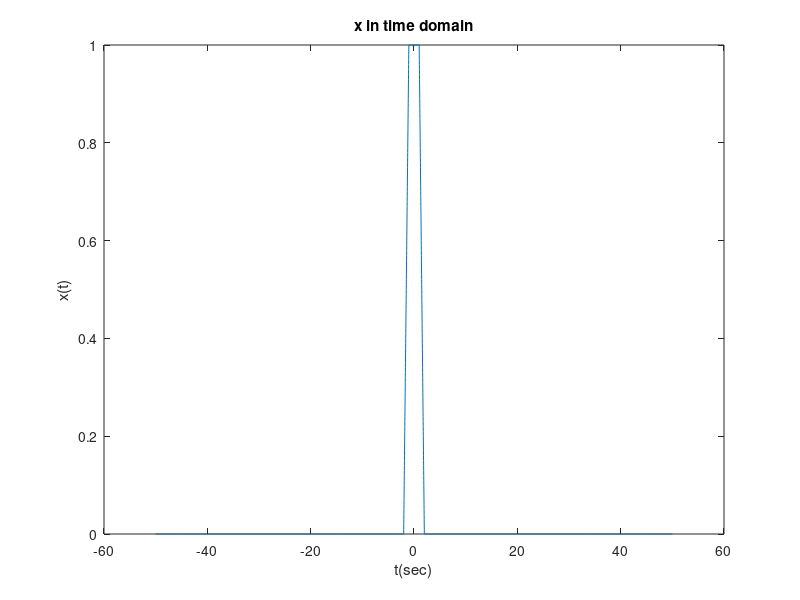
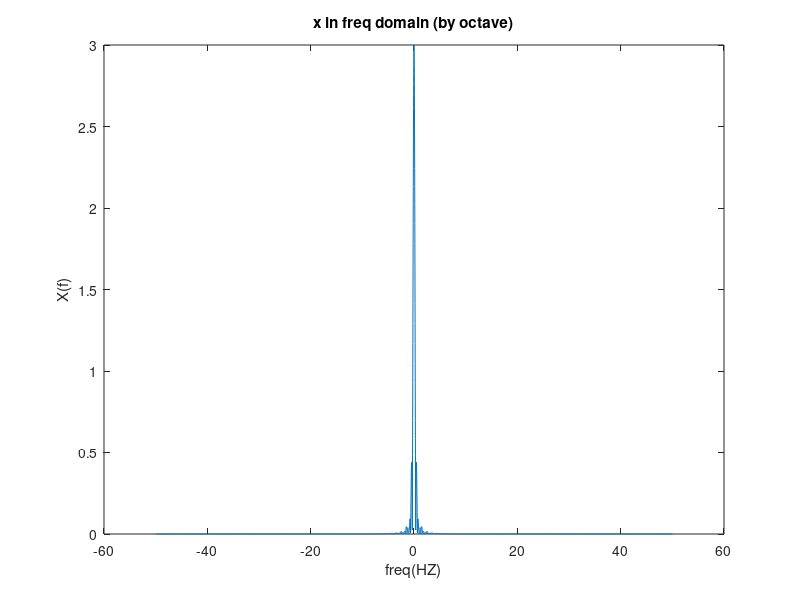
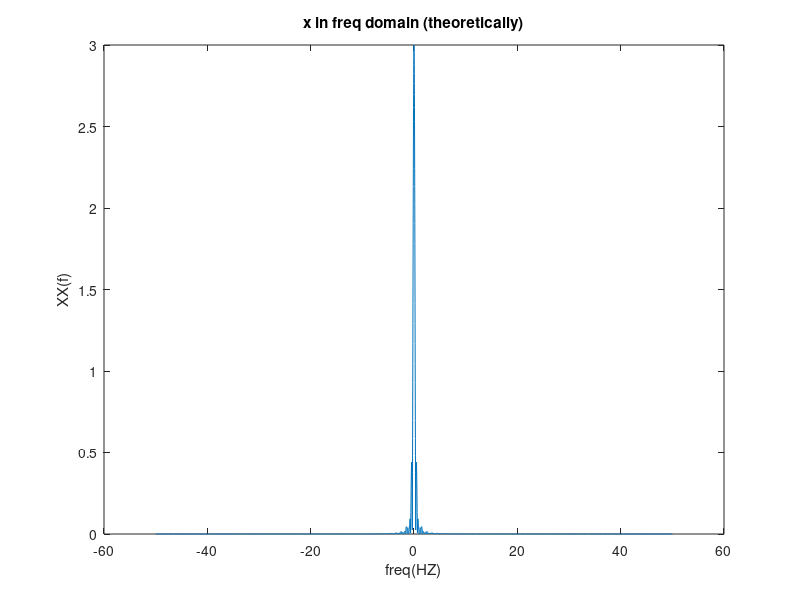
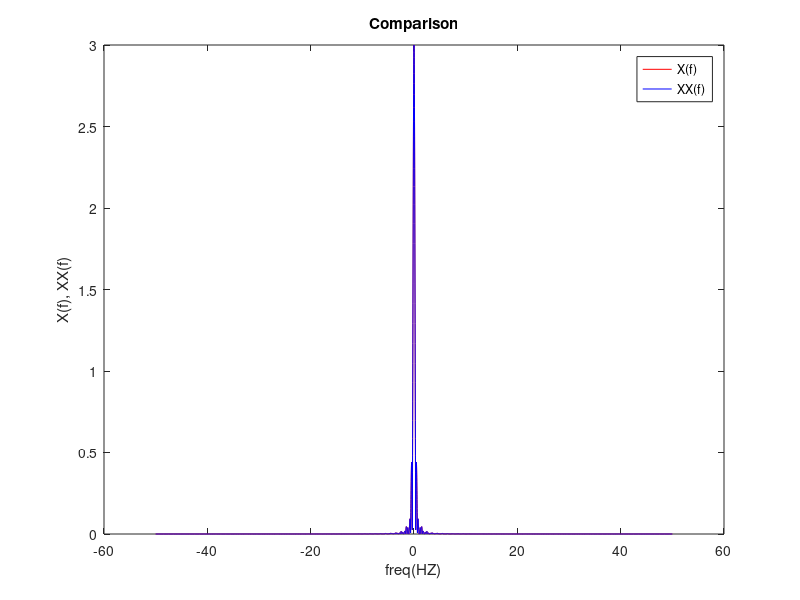

These charts were generated, in order, by the following MATLAB code:
pkg load communications


clc
clear
close all
fs=100; %sampling freq
ts= 1/fs; %sampling time
df=0.01; %resolution
T = 1/df; %simualation time
pi= 3.14159265359;

N= ceil (T/ts);  %no of samples

if(rem(N,2)==0)
f= (-fs/2: df: (fs/2)-df);
else
f= (-((fs/2)-df/2): df: (fs/2)-df/2);  %frequecy interval
end

t= -50: ts : ts*(N-5001);    %time interval

%x(t)
x= zeros (size (t));
x(t>-2 & t<-1)= t(t>-2 & t<-1)+2;
x(t>=-1 & t<=1)=1;
x(t>1 & t<2)= -t(t>1 & t<2)+2;

%Plot x(t)
figure (1)
plot(t,x)
title ('x in time domain');
xlabel ('t(sec)');
ylabel ('x(t)');


%Fourrier Transform of x by octave
X= fftshift (fft (x))*ts;

%Plot Fourrier Transform of x by octave
figure (2)
plot (f,abs(X));
title ('x in freq domain (by octave)');
xlabel ('freq(HZ)');
ylabel ('X(f)');

%Analytical Expression for fourrier transform of x

 XX = 4* (sinc (2*f)).^2 - (sinc (f)).^2;

XXX = 3*sinc (f).*sinc(3*f);

%Plot Analytical Expression for fourrier transform of x

figure (3)
plot (f,abs( XXX));
title ('x in freq domain (theoretically)');
xlabel ('freq(HZ)');
ylabel ('XX(f)');

figure (4)

plot (f, abs(X) , 'r', f, abs (XX)  , 'b');

title ('Comparison');
xlabel ('freq(HZ)');
ylabel ('X(f), XX(f)');
legend ('X(f)', 'XX(f)');


%BW of X(f)
Energy= sum (abs(X).^2 )*df;

E_accumulator =0;

Index = find(abs (f-0)== min (abs(f-0)));
for i= (Index : length (f))
    E_accumulator = E_accumulator + abs (X(i)).^2 *df;
    if ( E_accumulator >= 0.95*0.5*Energy)
        BW= f(i);
        break
    end
end

% LPF with BW= 1HZ
H= abs (f) <= 1;

figure (5)
plot (f,H);
title ('LPF');
xlabel ('freq(HZ)');
ylabel ('H(f)');

% Signal with LPF in freq domain
S= H.*X;
figure (6)
plot (f,abs (S));
title ('X with LPF');
xlabel ('freq(HZ)');
ylabel ('S(f)');

%Signal with LPF in time domain
s= ifft (ifftshift (S)/ts);
figure (7)
plot (t,s);
title ('x with LPF');
xlabel ('t(sec)');
ylabel ('s(t)');


% LPF with BW= 0.3HZ
HH= abs (f) <= 0.3;

figure (8)
plot (f,HH);
title ('LPF #2');
xlabel ('freq(HZ)');
ylabel ('H(f)');

% Signal with LPF in freq domain
SS= HH.*X;
figure (9)
plot (f,abs (SS));
title ('X with LPF #2');
xlabel ('freq(HZ)');
ylabel ('S(f)');

%Signal with LPF in time domain
ss= ifft (ifftshift (SS)/ts);
figure (10)
plot (t,abs(ss));
title ('x with LPF #2');
xlabel ('t(sec)');
ylabel ('s(t)');




%%%%%%%%%%%%%%%part 2%%%%%%%%%%%%%%%%%%%%%%%%%%%%

N_m=ceil(T/ts);
%t_m=0:ts:(N-1)*ts;
%%%%%%%%%%%%%%%%%%%%%%%%%%%%%%%%%%%%%%%%%%%%%%%%%%%%
m=cos(2*pi*t);
m(t>6)=0;
m(t<0)=0;
figure(11)
plot(t,m)
title ('x in time domain');
xlabel ('t(sec)');
ylabel ('m(t)');

M=fftshift(fft(m))*ts ;
figure(12)
plot(f,abs(M))
title ('x in freq domain (by octave)');
xlabel ('freq(HZ)');
ylabel ('M(f)');

%%%%%%%%%%%%%%%%%%%%%%%%%%%%%%%%%%%%%%%%%%%%%%%%%%%%


M_analytical = 3 * sinc(2*3*(f - 1)) + 3 * sinc(2*3*(f + 1));
figure(13);
plot(f, abs(M_analytical));
title('Analytical Fourier Transform');
xlabel('Frequency (Hz)');
ylabel('|F(f)|');


%%%%%%%%%%%%%%%%%%%%%%%%%%%%%%%%%%%%%%%%%%%

figure (14)

plot (f, abs(M) , 'r', f, abs (M_analytical)  , 'b');

title ('Comparison');
xlabel ('freq(HZ)');
ylabel ('M(f), M_analytical(f)');
legend ('M(f)', 'M_analytical(f)');

%%%%%%%%%%%%%%%%%%%%%%%%%%%%%%%%%%%%%%%%%%%%%%%%%%%%
power_total_m=sum(abs(M).^2)*df;
index_m= find(abs (f-0)== min (abs(f-0)));
power_acc_m=0;
for c_index_m = index_m:length(f)
  power_acc_m=df*abs(M(c_index_m)).^2+power_acc_m;
  if(power_acc_m>=0.95*0.5*power_total_m)
  BW_m= f(c_index_m);
  break
end
end

%%%%%%%%%%%%%%%%%%%%%%%%%%%%%%%%%%%%%%%%%%%







%%%%%%%%%%%%%%%%%%%%% part 3%%%%%%%%%%%%%%%%%%%%%%%%%%%%

fc=20;
fc2=fc+5.5;

%%%%%%%%%%%%%%%%%First signal%%%%%%%%%%%%%%%%%%%%%%%%%%%%%%

%% Carrier 1 %%
c=cos(2*pi*fc*t);
figure(15)
plot(t,c)
xlabel('time(sec)')
ylabel('c(t)')


C=fftshift(fft(c))/N;
figure(16)
plot(f,abs(C))
xlabel('freq(hz)')
ylabel('C')


% LPF with BW= 1.5HZ
H= abs (f) <= 1.5;
% Signal with LPF in freq domain
X_lpf= H.*X;
%Signal with LPF in time domain
x_lpf= ifft (ifftshift (X_lpf)/ts);


%%DSB-SC Modulation%%
s1_DSB_SC=x_lpf.*c;
figure(17)
plot(t,s1_DSB_SC)
xlabel('time(sec)')
ylabel('s1(t)')

S1=fftshift(fft(s1_DSB_SC))/N;
figure(18)
plot(f,abs(S1))
xlabel('freq(hz)')
ylabel('S1')




%%Carrier 2%%
c2=cos(2*pi*fc2*t);
figure(19)
plot(t,c2)
xlabel('time(sec)')
ylabel('c2(t)')

C2=fftshift(fft(c2))/N;
figure(20)
plot(f,abs(C2))
xlabel('freq(hz)')
ylabel('C2')



%%SSB Modulation%%
s2=m.*c2;
figure(21)
plot(t,s2)
xlabel('time(sec)')
ylabel('s2(t)')

S2=fftshift(fft(s2))/N;
figure(22)
plot(f,abs(S2))
xlabel('freq(hz)')
ylabel('S2')



%%BandPass Filter%%
H_BPF2=zeros(size(f));
H_BPF2(f<(fc2) & f>(fc2-1.5))=1; %%total BW SO *0.5
H_BPF2(f>-(fc2) & f<-(fc2-1.5))=1; %%total BW SO *0
figure(23)
plot(f,abs(H_BPF2));

S2=S2.*H_BPF2;
figure(23)
plot(f,abs(S2));
xlabel('freq(hz)');
ylabel('S2 after BPF');



s2_SSB=real(ifft(ifftshift(S2)*N));
figure(24)
plot(t,s2_SSB);
xlabel('t');
ylabel('s2 after BPF');







%%%%%%%%%%%%%%%%%%%%%%FDM%%%%%%%%%%%%%%%%%%%%%%%%

%%%%%%%%%%%%%%total s%%%%%%%%%%%%%%%%%%%%%%%%%%%
s_total=s1_DSB_SC+s2_SSB
figure(25)
plot(t,s_total)
xlabel('time')
ylabel('s(t)')



%%%%%%%%%%%%%%total s in frequency Domain%%%%%%%%%%%%%%%%%%%%%%%%%%%
S_total=fftshift(fft(s_total))/N;
figure(28)
plot(f,abs(S_total))
xlabel('freq(hz)')
ylabel('S(f)')






%%%%%%%%%%%%%%%%%%%%Coherent demodulator%%%%%%%%%%%%%%%%%%%%%%%%%%


%first signal%

%BPF%
H_BPF_demodulator=zeros(size(f));
H_BPF_demodulator(f>(fc-1.5) & f<(fc+1.5))=1;
H_BPF_demodulator(f<-(fc-1.5) & f>-(fc+1.5))=1;


S1_afterBDF=S_total.*H_BPF_demodulator;
figure(29)
plot(f,abs(S1_afterBDF))


s1_afterBDF=ifft(ifftshift(S1_afterBDF)*N);
figure(30)
plot(t,s1_afterBDF)


%demodulation with the same carrier%
s1_afterDemodulation=2*s1_afterBDF.*c;
figure(31)
plot(t,s1_afterDemodulation)

S1_afterDemodulation=fftshift(fft(s1_afterDemodulation))/N;
figure(32)
plot(f,abs(S1_afterDemodulation))

%LPF of coherent Demodulator%
H_S1_demodulator= abs (f) <= 1.5;
figure(33)
plot(f,H_S1_demodulator)

S1_recieved=S1_afterDemodulation.*H_S1_demodulator;
figure(34)
plot(f,abs(S1_recieved))


s1_recieved=ifft(ifftshift(S1_recieved)*N);
figure(35)
plot(t,s1_recieved)
hold on
plot(t,x) %Plotting transmitted signal
legend('Recieved message','transmitted message')







%second signal%
G_BPF_demodulator=zeros(size(f));
G_BPF_demodulator(f<(fc2) & f>(fc2-1.5))=1;
G_BPF_demodulator(f>-(fc2) & f<-(fc2-1.5))=1;

S2_afterBDF=S_total.*G_BPF_demodulator;
figure(36)
plot(f,abs(S2_afterBDF))

s2_afterBDF=ifft(ifftshift(S2_afterBDF)*N);
figure(37)
plot(t,s2_afterBDF)


%demodulation with the same carrier%
s2_afterDemoduation=2*2*s2_afterBDF.*c2;
figure(38)
plot(t,s2_afterDemoduation)

S2_afterDemoduation=fftshift(fft(s2_afterDemoduation))/N;
figure(39)
plot(f,abs(S2_afterDemoduation))


%LPF of coherent Demodulator%
G_S2_demdulator= abs (f) <= 1.5;
figure(40)
plot(f,G_S2_demdulator)



S2_recieved=S2_afterDemoduation.*G_S2_demdulator;
figure(41)
plot(f,abs(S2_recieved))

s2_recieved=ifft(ifftshift(S2_recieved)*N);
figure(42)
plot(t,s2_recieved)
hold on
plot(t,m) %Plotting transmitted signal
legend('Recieved message','transmitted message')
